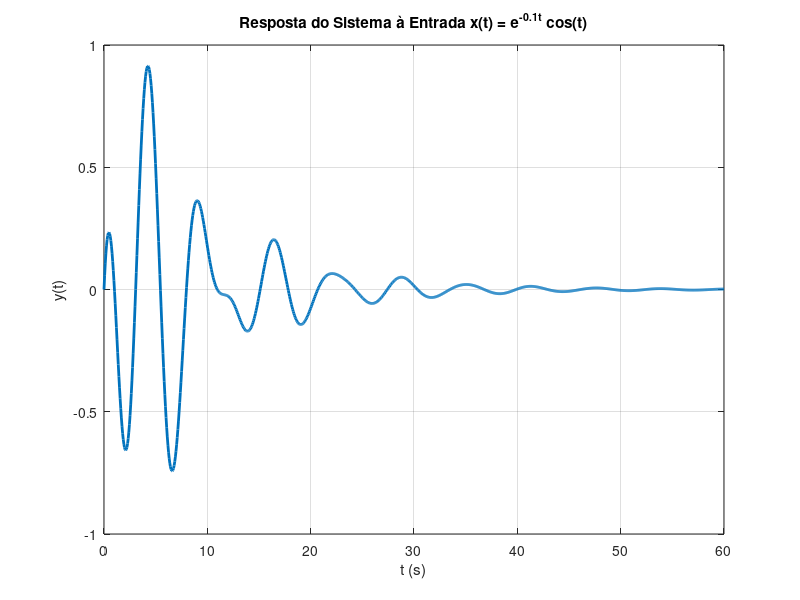

Here is the MATLAB script that generated this plot:
clc
clear

% Definir função de transferência H(s)
num = [1 0 -1];             % s^2 - 1
den = [1 2 3 4];            % s^3 + 2s^2 + 3s + 4
H = tf(num, den);

% Definir vetor de tempo
t = linspace(0, 60, 1000);  % de 0 a 60 com 1000 pontos

% Definir entrada: x(t) = e^{-0.1t} * cos(t)
x = exp(-0.1*t) .* cos(t);

% Simular resposta do sistema
y = lsim(H, x, t);

% Plotar
plot(t, y, 'LineWidth', 2)
xlabel('t (s)')
ylabel('y(t)')
title('Resposta do Sistema à Entrada x(t) = e^{-0.1t} cos(t)')
grid on
